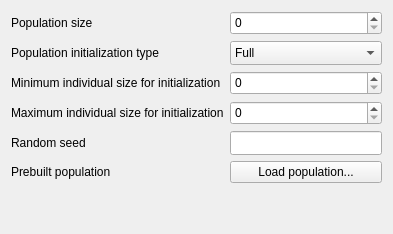
                     <widget class="QWidget" name="pagePopulation">
                      <layout class="QGridLayout" name="gridLayout_40">
                       <item row="0" column="0">
                        <layout class="QGridLayout" name="gridLayout_38">
                         <item row="5" column="0">
                          <widget class="QLabel" name="label_59">
                           <property name="text">
                            <string>Prebuilt population</string>
                           </property>
                          </widget>
                         </item>
                         <item row="5" column="1">
                          <widget class="QPushButton" name="pushButton">
                           <property name="text">
                            <string>Load population...</string>
                           </property>
                          </widget>
                         </item>
                         <item row="4" column="0">
                          <widget class="QLabel" name="label_58">
                           <property name="text">
                            <string>Random seed</string>
                           </property>
                          </widget>
                         </item>
                         <item row="0" column="0">
                          <widget class="QLabel" name="label_56">
                           <property name="text">
                            <string>Population size</string>
                           </property>
                          </widget>
                         </item>
                         <item row="7" column="0">
                          <spacer name="verticalSpacer_3">
                           <property name="orientation">
                            <enum>Qt::Vertical</enum>
                           </property>
                           <property name="sizeHint" stdset="0">
                            <size>
                             <width>20</width>
                             <height>40</height>
                            </size>
                           </property>
                          </spacer>
                         </item>
                         <item row="2" column="0">
                          <widget class="QLabel" name="label_60">
                           <property name="text">
                            <string>Minimum individual size for initialization</string>
                           </property>
                          </widget>
                         </item>
                         <item row="1" column="1">
                          <widget class="QComboBox" name="comboBox_2">
                           <property name="minimumSize">
                            <size>
                             <width>0</width>
                             <height>24</height>
                            </size>
                           </property>
                           <item>
                            <property name="text">
                             <string>Full</string>
                            </property>
                           </item>
                           <item>
                            <property name="text">
                             <string>Grow</string>
                            </property>
                           </item>
                           <item>
                            <property name="text">
                             <string>Ramped Half-and-half</string>
                            </property>
                           </item>
                          </widget>
                         </item>
                         <item row="0" column="1">
                          <widget class="QSpinBox" name="spinBox">
                           <property name="minimumSize">
                            <size>
                             <width>0</width>
                             <height>24</height>
                            </size>
                           </property>
                          </widget>
                         </item>
                         <item row="1" column="0">
                          <widget class="QLabel" name="label_57">
                           <property name="text">
                            <string>Population initialization type</string>
                           </property>
                          </widget>
                         </item>
                         <item row="4" column="1">
                          <widget class="QLineEdit" name="lineEdit">
                           <property name="minimumSize">
                            <size>
                             <width>0</width>
                             <height>24</height>
                            </size>
                           </property>
                          </widget>
                         </item>
                         <item row="3" column="0">
                          <widget class="QLabel" name="label_61">
                           <property name="text">
                            <string>Maximum individual size for initialization</string>
                           </property>
                          </widget>
                         </item>
                         <item row="2" column="1">
                          <widget class="QSpinBox" name="spinBox_2">
                           <property name="minimumSize">
                            <size>
                             <width>0</width>
                             <height>24</height>
                            </size>
                           </property>
                          </widget>
                         </item>
                         <item row="3" column="1">
                          <widget class="QSpinBox" name="spinBox_3">
                           <property name="minimumSize">
                            <size>
                             <width>0</width>
                             <height>24</height>
                            </size>
                           </property>
                          </widget>
                         </item>
                        </layout>
                       </item>
                      </layout>
                     </widget>
